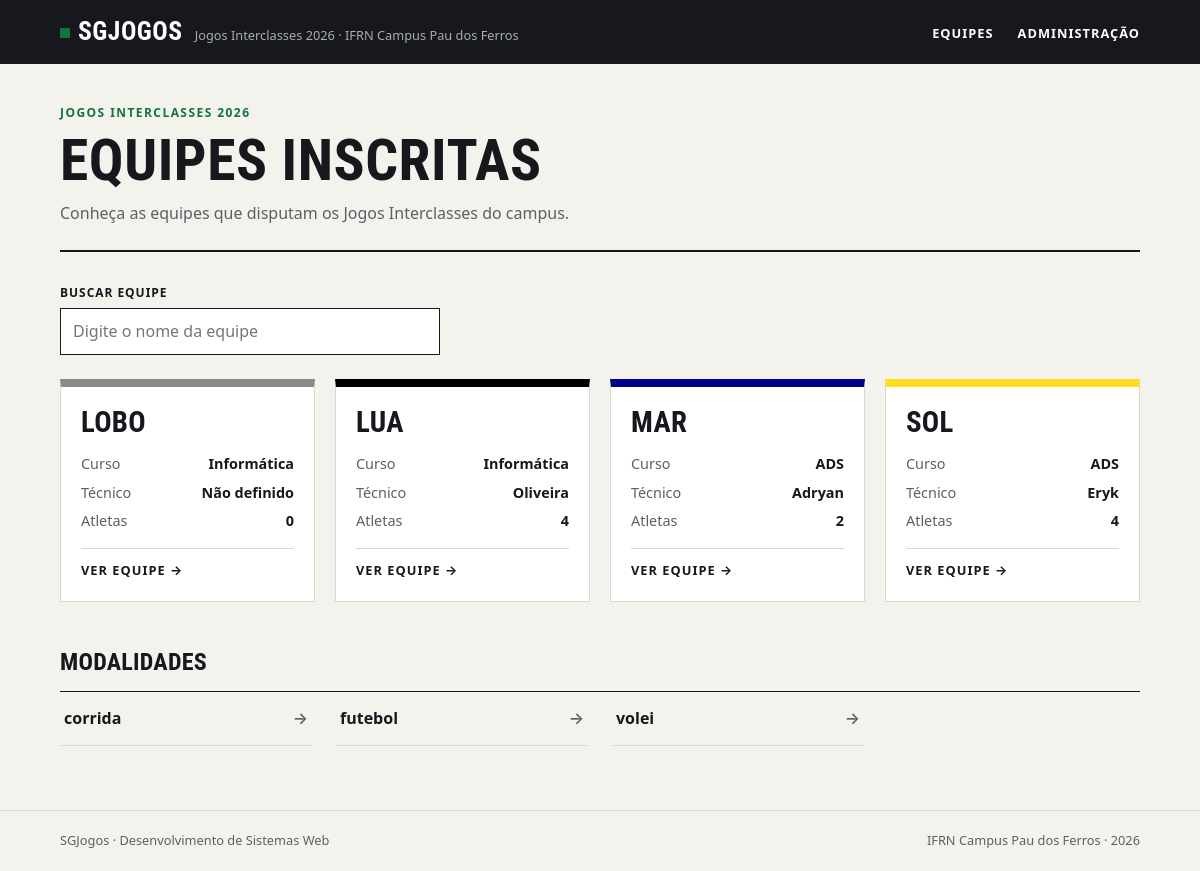
The page / on the database its author committed.
### jogos/models.py (models this page shows, shortened)
class Equipe(models.Model):
    nome = models.CharField(max_length=50, unique=True)
    curso = models.CharField(max_length=50)
    cor = models.CharField(max_length=8)
    criada_em = models.DateTimeField(auto_now_add=True)
    tecnico = models.OneToOneField(Tecnico, on_delete=models.CASCADE, related_name='equipe', null=True, blank=True)
    class Meta:
        verbose_name="Equipe"
        verbose_name_plural = "Equipes"
        ordering = ['nome']

class Tecnico(models.Model):
    nome = models.CharField(max_length=50)
    email = models.EmailField()
    telefone = models.CharField(max_length=11)
    class Meta:
        verbose_name="Técnico"
        verbose_name_plural = "Técnicos"
        ordering = ['nome']
    def __str__(self):
        return self.nome

class Modalidade(models.Model):
    tipo_choices = [
        ('Coletiva', 'COLETIVA'),
        ('Individual', 'INDIVIDUAL'),
    ]
    nome = models.CharField(max_length=50, unique=True)
    tipo = models.CharField(max_length=10, choices=tipo_choices)
    max_atletas = models.PositiveIntegerField()
    class Meta:
        verbose_name="Modalidade"
        verbose_name_plural = "Modalidades"
        ordering = ['nome']

### jogos/views.py (the view)
# urls.py: path('', views.index, name='index'),
def index(request):
    equipes = Equipe.objects.all()
    modalidades = Modalidade.objects.all()
    return render(request, 'jogos/index.html', {'equipes': equipes, 'modalidades': modalidades})

### jogos/templates/jogos/index.html (shortened to what this page needs)
{% extends 'base.html' %}
{% load static %}
{% block content %}
    <header class="topo">
        <span class="sobretitulo">Jogos Interclasses 2026</span>
        <h1>Equipes inscritas</h1>
        <p class="descricao">Conheça as equipes que disputam os Jogos Interclasses do campus.</p>
    </header>
    <div class="busca">
        <label for="busca">Buscar equipe</label>
        <input type="search" id="busca" placeholder="Digite o nome da equipe">
    </div>
    <section class="grade" id="lista-equipes">
        {% for equipe in equipes %}
            <article class="card" style="border-top-color: {{ equipe.cor }};">
                <h3>{{ equipe.nome }}</h3>
                <dl>
                    <dt>Curso</dt>
                    <dd>{{ equipe.curso }}</dd>
                    <dt>Técnico</dt>
                    {% if equipe.tecnico %}
                        <dd>{{ equipe.tecnico }}</dd>
                    {% else %}
                        <dd>Não definido</dd>
                    {% endif %}
                    <dt>Atletas</dt>
                    <dd>{{ equipe.atletas.count }}</dd>
                </dl>
                <a class="link" href="{% url 'jogos:equipe' equipe.id %}">Ver equipe</a>
            </article>
        {% endfor %}
    </section>
    <h2>Modalidades</h2>
    <ul class="lista-modalidades">
        {% for modalidade in modalidades %}
            <li><a href="{% url 'jogos:modalidade' modalidade.id %}">{{ modalidade.nome }}</a></li>
        {% endfor %}
    </ul>
{% endblock %}

### templates/base.html (shortened to what this page needs)
{% load static %}
<!DOCTYPE html>
<html lang="pt-br">
<head>
    <link rel="stylesheet" href="{% static 'css/style.css' %}">
</head>
<body>
    <header class="cabecalho">
        <div class="conteudo">
            <a class="marca" href="{% url 'jogos:index' %}">
                <strong>SGJogos</strong>
                <span>Jogos Interclasses 2026 · IFRN Campus Pau dos Ferros</span>
            </a>
            <nav class="menu">
                <ul>
                    <li><a href="{% url 'jogos:index' %}">Equipes</a></li>
                    <li><a href="{% url 'admin:login' %}">Administração</a></li>
                </ul>
            </nav>
        </div>
    </header>
    <main class="conteudo">
        {% block content %}
        {% endblock %}
    </main>
    <footer class="rodape">
        <div class="conteudo">
            <p>SGJogos · Desenvolvimento de Sistemas Web</p>
            <p>IFRN Campus Pau dos Ferros · 2026</p>
        </div>
    </footer>
</body>
</html>

### static/css/style.css (style rules this page uses)
:root { --papel: #f4f2ed; --branco: #ffffff; --tinta: #16181d; --tinta-suave: #5c5f67; --linha: #dcd8ce; --verde: #12733f; --verde-claro: #e2efe6; --fonte-texto: system-ui, -apple-system, "Segoe UI", Roboto, Ubuntu, "Helvetica Neue", Arial, sans-serif; --fonte-titulo: "Bahnschrift SemiCondensed", "Bahnschrift", "Avenir Next Condensed", "Roboto Condensed", "Ubuntu Condensed", "Arial Narrow", var(--fonte-texto); }
*, *::before, *::after { box-sizing: border-box; }
* { margin: 0; padding: 0; }
body { min-height: 100vh; display: flex; flex-direction: column; background: var(--papel); color: var(--tinta); font-family: var(--fonte-texto); font-size: 1rem; line-height: 1.55; -webkit-font-smoothing: antialiased; }
a { color: inherit; }
ul { list-style: none; }
h1, h2, h3 { font-family: var(--fonte-titulo); font-stretch: condensed; font-weight: 700; line-height: 1.05; text-transform: uppercase; letter-spacing: 0.01em; }
.conteudo { width: 100%; max-width: 1120px; margin: 0 auto; padding: 0 20px; }
.cabecalho { background: var(--tinta); color: var(--branco); }
.cabecalho .conteudo { display: flex; align-items: center; justify-content: space-between; gap: 16px; min-height: 64px; }
.marca { display: flex; align-items: baseline; gap: 12px; text-decoration: none; }
.marca strong { font-family: var(--fonte-titulo); font-stretch: condensed; font-size: 1.6rem; letter-spacing: 0.02em; text-transform: uppercase; }
.marca strong::before { content: ""; display: inline-block; width: 10px; height: 10px; margin-right: 8px; background: var(--verde); transform: translateY(-2px); }
.marca span { color: #a9acb3; font-size: 0.8rem; }
.menu ul { display: flex; gap: 24px; }
.menu a { font-size: 0.8rem; font-weight: 600; letter-spacing: 0.08em; text-transform: uppercase; text-decoration: none; padding: 6px 0; border-bottom: 2px solid transparent; }
main.conteudo { flex: 1; padding-top: 40px; padding-bottom: 64px; }
.topo { padding-bottom: 24px; margin-bottom: 32px; border-bottom: 2px solid var(--tinta); }
.sobretitulo { display: block; margin-bottom: 8px; color: var(--verde); font-size: 0.75rem; font-weight: 700; letter-spacing: 0.12em; text-transform: uppercase; }
h1 { font-size: clamp(2.2rem, 6vw, 3.6rem); }
.descricao { max-width: 60ch; margin-top: 10px; color: var(--tinta-suave); }
h2 { margin: 48px 0 16px; font-size: 1.5rem; }
.busca { display: flex; flex-direction: column; gap: 6px; max-width: 380px; margin-bottom: 24px; }
.busca label { font-size: 0.75rem; font-weight: 700; letter-spacing: 0.08em; text-transform: uppercase; }
.busca input { padding: 10px 12px; border: 1px solid var(--tinta); border-radius: 0; background: var(--branco); color: var(--tinta); font: inherit; }
.grade { display: grid; grid-template-columns: repeat(auto-fill, minmax(250px, 1fr)); gap: 20px; }
.card { display: flex; flex-direction: column; gap: 16px; padding: 20px; background: var(--branco); border: 1px solid var(--linha); border-top: 8px solid var(--tinta); }
.card h3 { font-size: 1.8rem; }
.card dl { display: grid; grid-template-columns: auto 1fr; gap: 6px 12px; font-size: 0.9rem; }
.card dt { color: var(--tinta-suave); }
.card dd { font-weight: 600; text-align: right; }
.card .link { margin-top: auto; padding-top: 12px; border-top: 1px solid var(--linha); font-size: 0.8rem; font-weight: 700; letter-spacing: 0.08em; text-transform: uppercase; text-decoration: none; }
.card .link::after { content: " →"; }
.lista-modalidades { display: grid; grid-template-columns: repeat(auto-fill, minmax(220px, 1fr)); column-gap: 24px; border-top: 1px solid var(--tinta); }
.lista-modalidades a { display: flex; justify-content: space-between; padding: 14px 4px; border-bottom: 1px solid var(--linha); font-weight: 600; text-decoration: none; }
.lista-modalidades a::after { content: "→"; color: var(--tinta-suave); }
.rodape { border-top: 1px solid var(--linha); color: var(--tinta-suave); font-size: 0.8rem; }
.rodape .conteudo { display: flex; flex-wrap: wrap; justify-content: space-between; gap: 8px; padding-top: 20px; padding-bottom: 20px; }

### rows shown on the page
Equipe: nome "LOBO", curso "Informática", shows "Não definido", atletas.count "0"
Equipe: nome "LUA", curso "Informática", tecnico "Oliveira", atletas.count "4"
Equipe: nome "MAR", curso "ADS", tecnico "Adryan", atletas.count "2"
Equipe: nome "SOL", curso "ADS", tecnico "Eryk", atletas.count "4"
Modalidade: nome "corrida"
Modalidade: nome "futebol"
Modalidade: nome "volei"
